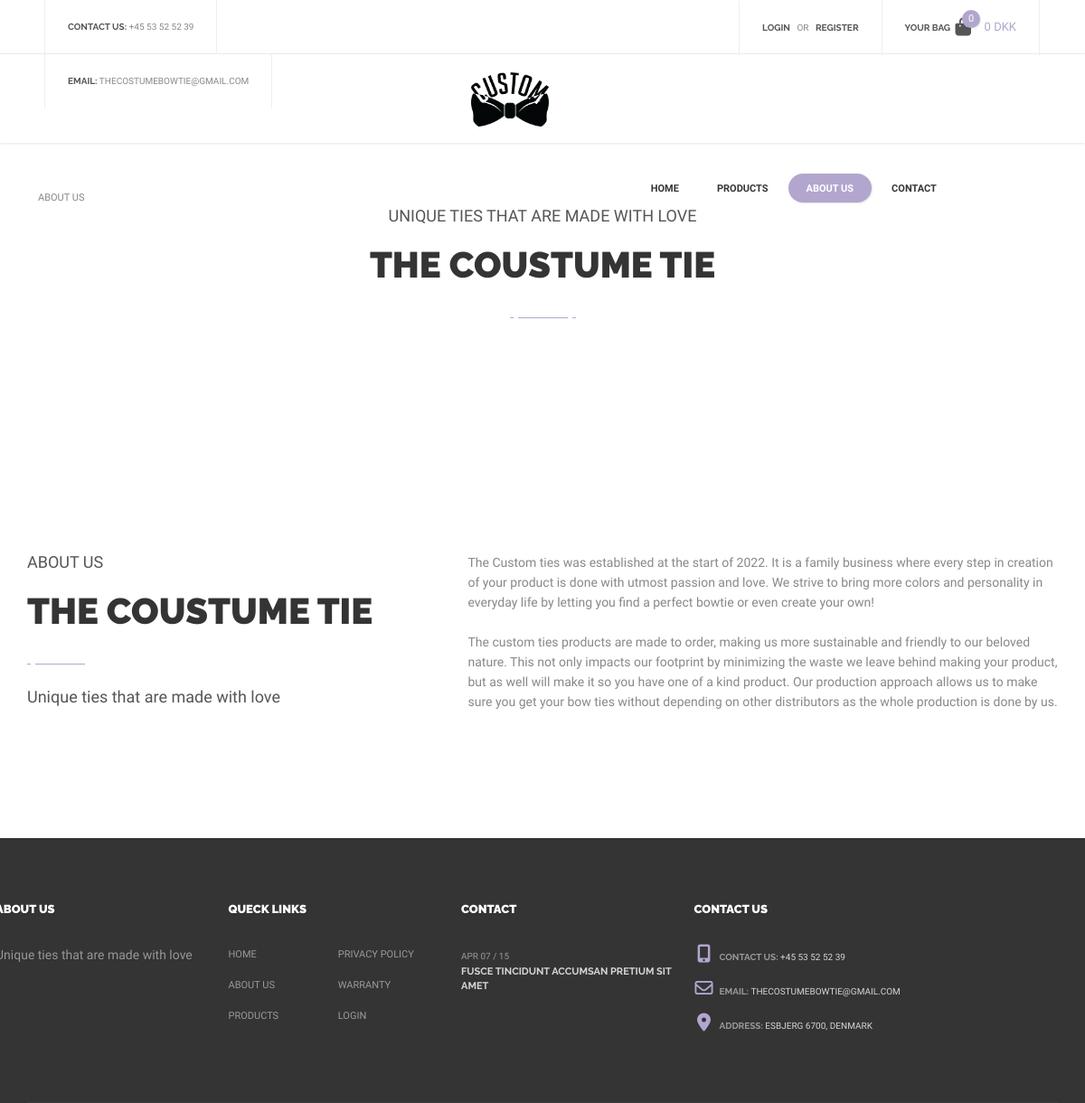
/AboutUS, run on an earlier commit of the app's database.
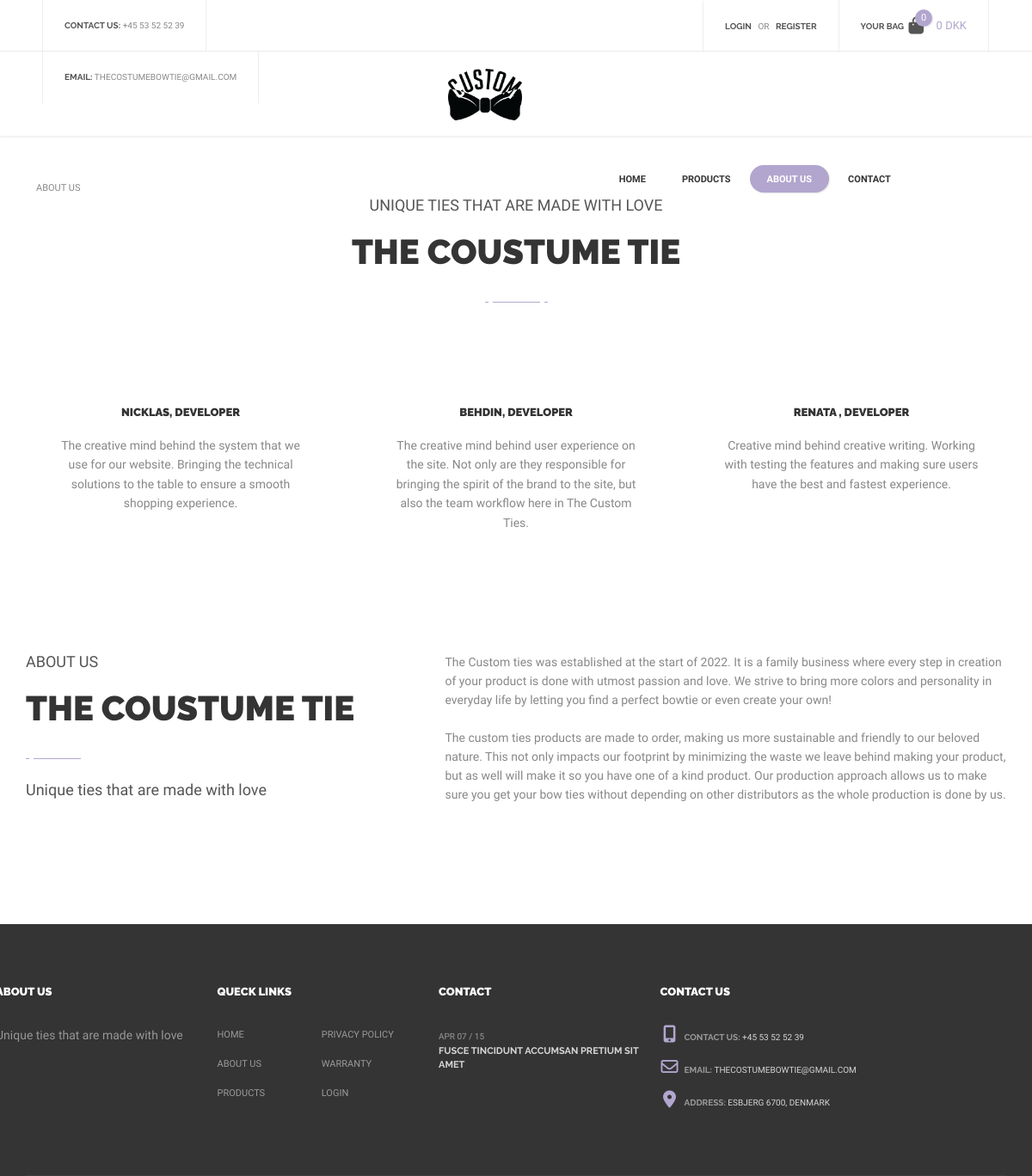
And on a later commit of the database.
### tables this page shows
CREATE TABLE IF NOT EXISTS `frontpage` (
  `id` varchar(50) NOT NULL,
  `text` text,
  PRIMARY KEY (`id`)
);

### index.php (called while the page is built, shortened)
<?php
    include "public/Router.php";
    $request = $_SERVER["REQUEST_URI"];
    $router = new Router($request);
    $router->get('/', 'views/frontend/Home');
    $router->get('/profile', 'views/login/profile');
    $router->get('/editProfileFunction', 'controllers/editProfile');
    $router->get('/loginFunction', 'controllers/login');
    $router->get('/signupFunction', 'controllers/signup');
    $router->get('/logoutFunction', 'controllers/logout');
    $router->get('/Product', 'views/frontend/Product');
    $router->get('/ProductType', 'views/frontend/productType');
    $router->get('/ProductSale', 'views/frontend/productSale');
    $router->get('/AboutUS', 'views/frontend/AboutUS');

### models/handlers/frontpageHandler.php (called while the page is built, shortened)
<?php
$rootPath = "";
require_once $rootPath . "public/dbconn.php";
require_once $rootPath . "models/sql/frontpage.php";
class FrontpageHandler extends Frontpage{
    public $db;
    public function __construct($db) {
        $this->db = $db;
    }
    public function getFrontpage(){
        $getFrontpage = $this->db->prepare($this->getAllFrontpageQuery);
        $getFrontpage->execute();
        return $getFrontpage->fetchAll();
    }
}
$FrontpageHandler = new FrontpageHandler($db);

### controllers/frontpage.php (called while the page is built, shortened)
<?php
$dataset = $FrontpageHandler->getFrontpage();
foreach($dataset as $data){
    if($data['id'] == 'phone'){
        $phone = $data['text'];
    }
    if($data['id'] == 'email'){
        $email = $data['text'];
    }
    if($data['id'] == 'address'){
        $address = $data['text'];
    }
    if($data['id'] == 'nav1'){
        $nav1 = $data['text'];
    }
    if($data['id'] == 'nav2'){
        $nav2 = $data['text'];
    }
    if($data['id'] == 'nav3'){
        $nav3 = $data['text'];
    }
    if($data['id'] == 'nav4'){
        $nav4 = $data['text'];
    }
    if($data['id'] == 'aboutPageTitle1'){
        $aboutPageTitle1 = $data['text'];
    }
    if($data['id'] == 'aboutPageText1'){
        $aboutPageText1 = $data['text'];
    }
    if($data['id'] == 'aboutPageTitle2'){
        $aboutPageTitle2 = $data['text'];
    }
    if($data['id'] == 'aboutPageText2'){
        $aboutPageText2 = $data['text'];
    }
    if($data['id'] == 'aboutPageTitle3'){
        $aboutPageTitle3 = $data['text'];
    }
    if($data['id'] == 'aboutPageText3'){
        $aboutPageText3 = $data['text'];
    }
    if($data['id'] == 'aboutusSubtitle'){
        $aboutusSubtitle = $data['text'];
    }
    if($data['id'] == 'aboutusSlogan'){
        $aboutusSlogan = $data['text'];
    }
    if($data['id'] == 'aboutusTitle'){
        $aboutusTitle = $data['text'];
    }
    if($data['id'] == 'aboutUs1'){
        $aboutUs1 = $data['text'];
    }
    if($data['id'] == 'aboutUs2'){
        $aboutUs2 = $data['text'];
    }
}

### controllers/cartManager.php (called while the page is built, shortened)
<?php
$total = 0;

### views/frontend/AboutUS.php (the view, shortened to what this page needs)
<?php
    $rootPath = "";
    $pageName = "About Us";
    require_once $rootPath . "views/frontend/partials/header.php";
    require_once $rootPath . "models/handlers/frontpageHandler.php";
    require_once $rootPath . "controllers/frontpage.php";
?>
    <div class="empty-space col-xs-b35 col-md-b70"></div>
<div class="breadcrumbs SiteMap">
    <?php
    for($i = 0; $i < count($_SESSION['breadcrumbs']); $i++){
        $link = $_SESSION['breadcrumbsLinks'][$i];
        echo "<a class='breadcrumb-flex' href='$link'> ".$_SESSION['breadcrumbs'][$i]."</a>";
    }
    ?>
</div>
<div class="container">
    <div class="text-center">
        <div class="simple-article size-3 grey uppercase col-xs-b5"><?php echo $aboutusSlogan ?></div>
        <div class="h2"><?php echo $aboutusTitle ?></div>
        <div class="title-underline center"><span></span></div>
    </div>
</div>
<div class="empty-space col-xs-b35 col-md-b70"></div>
<div class="container">
    <div class="slider-wrapper">
        <div class="swiper-container" data-breakpoints="1" data-xs-slides="1" data-sm-slides="2" data-md-slides="2"
            data-lt-slides="3" data-slides-per-view="3" data-space="30">
            <div class="swiper-wrapper">
                <div class="swiper-slide">
                    <div class="icon-description-shortcode style-2">
                        <div class="content">
                            <h6 class="title h6"><?php echo $aboutPageTitle1?></h6>
                            <div class="description simple-article size-2"><?php echo $aboutPageText1?></div>
                        </div>
                    </div>
                </div>
                <div class="swiper-slide">
                    <div class="icon-description-shortcode style-2">
                        <div class="content">
                            <h6 class="title h6"><?php echo $aboutPageTitle2?></h6>
                            <div class="description simple-article size-2"><?php echo $aboutPageText2?></div>
                        </div>
                    </div>
                </div>
                <div class="swiper-slide">
                    <div class="icon-description-shortcode style-2">
                        <div class="content">
                            <h6 class="title h6"><?php echo $aboutPageTitle3?></h6>
                            <div class="description simple-article size-2"><?php echo $aboutPageText3?></div>
                        </div>
                    </div>
                </div>
            </div>
        </div>
    </div>
</div>
<div class="empty-space col-xs-b35 col-md-b70"></div>
<div class="empty-space col-xs-b35 col-md-b70"></div>
<div class="container">
    <div class="row">
        <div class="col-sm-5">
            <div class="simple-article size-3 grey uppercase col-xs-b5"><?php echo $aboutusSubtitle ?></div>
            <div class="h2"><?php echo $aboutusTitle ?></div>
            <div class="title-underline left"><span></span></div>
            <div class="simple-article size-4 grey"><?php echo $aboutusSlogan ?></div>
        </div>
        <div class="col-sm-7">
            <div class="simple-article size-3">
                <p><?php echo $aboutUs1 ?></p>
                <p><?php echo $aboutUs2 ?>
                </p>
            </div>
        </div>
    </div>
</div>
<div class="empty-space col-xs-b35 col-md-b70"></div>
<div class="empty-space col-xs-b35 col-md-b70"></div>
<?php
    require_once $rootPath . "views/frontend/partials/footer.php";
?>

### public/Router.php (shortened to what this page needs)
<?php
class Router{
    private $request;
    public function __construct($requestPara){
        $this->request = $requestPara;
    }
    public function get($route, $file){
        $uri = trim($this->request, "/");
        $uri = explode("/", $uri);
        if($uri[0] == trim($route, "/")){
            require_once $file . ".php";
        }
    }
}

### views/frontend/partials/header.php (shortened to what this page needs)
<?php
    require_once $rootPath . "models/handlers/frontpageHandler.php";
    require_once $rootPath . "controllers/frontpage.php";
    require_once $rootPath . "models/handlers/ProductsHandler.php";
    require_once $rootPath . "controllers/cartManager.php";
?>
<!DOCTYPE html>
<html lang="en">
<head>
    <link href="https://cdnjs.cloudflare.com/ajax/libs/font-awesome/6.2.0/css/all.min.css" rel="stylesheet">
    <link href="<?php echo BASE_URL ?>/views/frontend/partials/css/TheCostumCSS.css" rel="stylesheet">
    <link href="<?php echo BASE_URL ?>/views/frontend/partials/css/bootstrap.extension.css" rel="stylesheet">
    <link href="<?php echo BASE_URL ?>/views/frontend/partials/css/bootstrap.min.css" rel="stylesheet">
    <link href="<?php echo BASE_URL ?>/views/frontend/partials/css/style.css" rel="stylesheet">
    <link href="<?php echo BASE_URL ?>/views/frontend/partials/css/swiper.css" rel="stylesheet">
    <link href="<?php echo BASE_URL ?>/views/frontend/partials/css/sumoselect.css" rel="stylesheet">
    <link href="<?php echo BASE_URL ?>/views/frontend/partials/css/font-awesome.min.css" rel="stylesheet">
</head>
<body>
    <div id="content-block">
        <header>
            <div class="header-top">
                <div class="content-margins">
                    <div class="row">
                        <div class="col-md-5 hidden-xs hidden-sm">
                            <div class="entry">
                                <b>contact us:</b>
                                <a href="tel:+4553525239"><?php echo $phone ?></a>
                            </div>
                            <div class="entry">
                                <b>email:</b>
                                <a href="mailto:thecostumebowtie@gmail.com"><?php echo $email ?></a>
                            </div>
                        </div>
                        <div class="col-md-7 col-md-text-right">
                            <?php
                                if (!isset($_SESSION["loggedin"]) || $_SESSION["loggedin"] != true) {
                            ?>
                                    <div class="entry">
                                        <a class="open-popup" data-rel="1"><b>login</b></a>
                                        &nbsp; or &nbsp;
                                        <a class="open-popup" data-rel="2"><b>register</b></a>
                                    </div>
                            <?php
                                }
                            ?>
                            <div class="entry hidden-xs hidden-sm cart">
                                <a href="Checkout">
                                    <b class="hidden-xs">Your bag</b>
                                    <?php
                                        $amountOfItems = 0;
                                    ?>
                                    <span class="cart-icon">
                                        <i class="fa fa-shopping-bag" aria-hidden="true"></i>
                                        <span class="cart-label"><?php echo $amountOfItems ?></span>
                                    </span>
                                    <span class="cart-title hidden-xs"><?php echo $total ?> DKK</span>
                                </a>
                            </div>
                        </div>
                    </div>
                </div>
            </div>
            <div class="header-bottom">
                <div class="content-margins">
                    <div class="row">
                        <div class="col-xs-3 col-sm-1">
                            <a id="logo" href="/"><img src="assets/icons/logo-2.png" alt="" /></a>
                        </div>
                        <div class="col-xs-9 col-sm-11 text-right">
                            <div class="nav-wrapper">
                                <nav>
                                    <ul>
                                        <li <?php echo $pageName == "Home" ? 'class="active"' : "" ?>>
                                            <a href="/"><?php echo $nav1 ?></a>
                                        </li>
                                        <li style="margin-left: 2px;" <?php echo $pageName == "Product" ? 'class="active"' : "" ?>>
                                            <a href="Product"><?php echo $nav2 ?></a>
                                        </li>
                                        <li style="margin-left: 2px;" <?php echo $pageName == "About Us" ? 'class="active"' : "" ?>>
                                            <a href="AboutUS"><?php echo $nav3 ?></a>
                                        </li>
                                        <li style="margin-left: 2px;" <?php echo $pageName == "Contact Us" ? 'class="active"' : "" ?>>
                                            <a href="Contact"><?php echo $nav4 ?></a>
                                        </li>
                                    </ul>
                                </nav>
                            </div>
                        </div>
                    </div>
                </div>
            </div>
        </header>

### views/frontend/partials/footer.php (shortened to what this page needs)
<?php
    require_once $rootPath . "models/handlers/frontpageHandler.php";
    require_once $rootPath . "controllers/frontpage.php";
?>
<footer>
            <div class="container">
                <div class="footer-top">
                    <div class="row">
                        <div class="col-sm-6 col-md-3 col-xs-b30 col-md-b0">
                            <h6 class="h6 light"><?php echo $aboutusSubtitle ?></h6>
                            <div class="empty-space col-xs-b20"></div>
                            <div class="simple-article size-2 light fulltransparent"><?php echo $aboutusSlogan ?></div>
                            <div class="empty-space col-xs-b20"></div>
                        </div>
                        <div class="col-sm-6 col-md-3 col-xs-b30 col-md-b0">
                            <h6 class="h6 light">queck links</h6>
                            <div class="empty-space col-xs-b20"></div>
                            <div class="footer-column-links">
                                <div class="row">
                                    <div class="col-xs-6">
                                        <a href="#">home</a>
                                        <a href="#">about us</a>
                                        <a href="#">products</a>
                                    </div>
                                    <div class="col-xs-6 footer-links-2">
                                        <a href="#">privacy policy</a>
                                        <a href="#">warranty</a>
                                        <a href="#">login</a>
                                    </div>
                                </div>
                            </div>
                        </div>
                        <div class="col-sm-6 col-md-3 col-xs-b30 col-sm-b0">
                            <h6 class="h6 light">Contact</h6>
                            <div class="empty-space col-xs-b20"></div>
                            <div class="footer-post-preview clearfix">
                                <div class="description">
                                    <div class="date">apr 07 / 15</div>
                                    <a class="title">Fusce tincidunt accumsan pretium sit amet</a>
                                </div>
                            </div>
                        </div>
                        <div class="col-sm-6 col-md-3">
                            <h6 class="h6 light">Contact us</h6>
                            <div class="empty-space col-xs-b20"></div>
                                <div class="footer-contact"><i class="fa fa-mobile" aria-hidden="true"></i> contact us: <a href="tel:+4553525239"><?php echo $phone ?></a></div>
                                <div class="footer-contact"><i class="fa fa-envelope-o" aria-hidden="true"></i> email: <a href="mailto:thecostumebowtie@gmail.com"><?php echo $email ?></a></div>
                                <div class="footer-contact"><i class="fa fa-map-marker" aria-hidden="true"></i> address: <a href="#"><?php echo $address ?></a></div>
                        </div>
                    </div>
                </div>
            </div>
        </footer>
</body>
</html>

### views/frontend/partials/css/TheCostumCSS.css (style rules this page uses)
.swiper-wrapper { cursor: url(../../../assets/img/drag.png) 16 9, ew-resize; }
.breadcrumbs { margin-left: 20px; }
.SiteMap { margin-left: 3.5%; display: flex; }
.footer-links-2 { padding-left: 0 !important; margin-left: -10px !important; }
.uppercase { text-transform:uppercase; }

What changed in the data, as far as the page shows it:
added frontpage: text "NICKLAS, DEVELOPER"
added frontpage: text "The creative mind behind the system that we use for our website. Bringing the technical solutions to the table to ensure a smooth shopping experience."
added frontpage: text "BEHDIN, DEVELOPER"
added frontpage: text "The creative mind behind user experience on the site. Not only are they responsible for bringing the spirit of the brand to the site, but also the team workflow here in The Custom Ties."
added frontpage: text "RENATA , DEVELOPER"
added frontpage: text "Creative mind behind creative writing. Working with testing the features and making sure users have the best and fastest experience."
